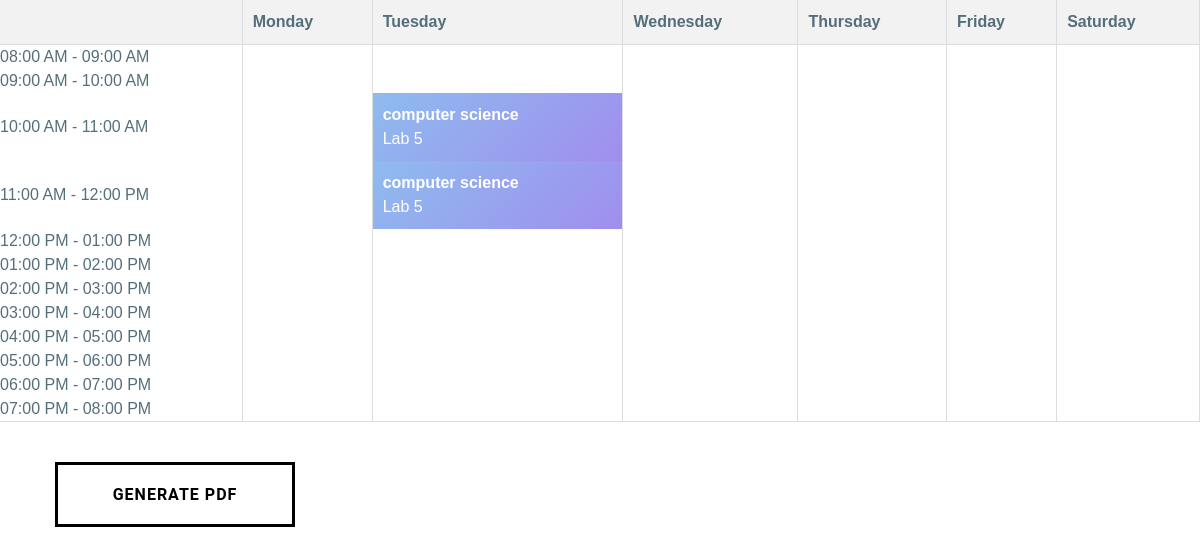
The app's page /timetable/1/ (signed in), older data.
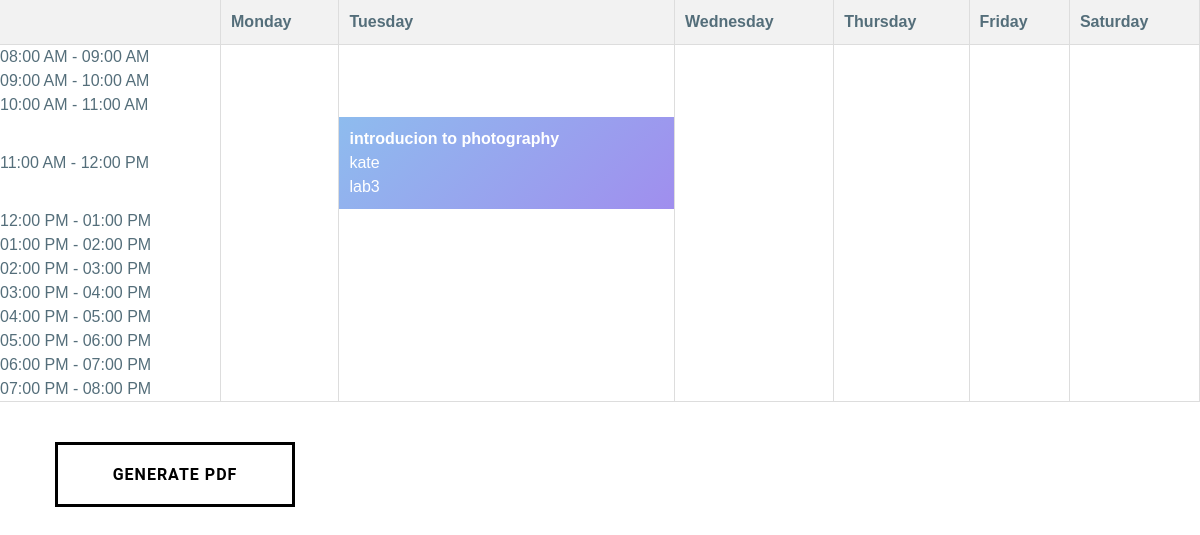
The same page, newer data.
### timetableapp/models.py (models this page shows, shortened)
class Activity(models.Model):
    ACTIVITY_TYPE = (
        ('Fixed', 'Fixed'),
        ('Replaceable', 'Replaceable')
    )
    WEEK_DAY = WEEK_DAY
    TIME_CHOICES = TIME_CHOICES
    activity_id = models.CharField(max_length=2000, primary_key=True)
    activity_type = models.CharField(max_length=2000, null=True, choices=ACTIVITY_TYPE)
    lecturer_id = models.ForeignKey(Lecturer, null=True, on_delete=models.CASCADE)
    classroom_id = models.ForeignKey(Classroom,null=True, on_delete=models.CASCADE)
    course_id = models.ForeignKey(Course, null=True, on_delete=models.CASCADE)
    class_id = models.ForeignKey(Class,null=True, on_delete=models.CASCADE)
    day = models.CharField(max_length=20, choices=WEEK_DAY)
    start_time = models.CharField(max_length=10, choices=TIME_CHOICES)
    end_time = models.CharField(max_length=10, choices=TIME_CHOICES)

class Class(models.Model):
    WEEK_DAY = WEEK_DAY
    TIME_CHOICES = TIME_CHOICES
    class_id = models.IntegerField(primary_key=True)
    class_name = models.CharField(max_length=2000, null=True)
    week_day = MultiSelectField(max_length=2000, choices=WEEK_DAY, max_choices=7)
    start_time = models.CharField(max_length=10, choices=TIME_CHOICES)
    end_time = models.CharField(max_length=10, choices=TIME_CHOICES)

class Classroom(models.Model):
    CLASSRoom_TYPE = (
        ('Theory', 'Theory'),
        ('Lab', 'Lab')
    )
    classroom_id = models.IntegerField(primary_key=True)
    classroom_name = models.CharField(max_length=2000, null=True)
    classroom_type = models.CharField(max_length=2000, null=True, choices=CLASSRoom_TYPE)

class Lecturer(models.Model):
    lecturer_id = models.CharField(max_length=2000,primary_key=True)
    first_name=models.CharField(max_length=2000, null=False)
    last_name=models.CharField(max_length=2000,null=False)
    email=models.EmailField(max_length=20,unique=True)
    password=models.CharField(max_length=128)
    working_hours = models.IntegerField(null=False)
    available_hours = models.IntegerField(null=False)

### timetableapp/views.py (the view)
# urls.py: path('timetable/<str:id>/', views.TimeTableView, name='timetable')
@login_required(login_url='login')
def TimeTableView(request, id):
    try:
        class_ = Class.objects.get(class_id=id)
        activities = Activity.objects.filter(class_id=id)
        time_format = '%I:%M %p'  # Use '%H:%M' if times are in 24-hour format
        try:
            start_time = datetime.strptime(class_.start_time, time_format)
            end_time = datetime.strptime(class_.end_time, time_format)
        except ValueError:
            messages.error(request, 'Time format error in class schedule. Please ensure times are in 12-hour format (e.g., 01:00 PM).')
            return render(request, 'timetableapp/TimeTable.html', {
                'section': class_,
                'activities': activities
            })
        add_1_hr = lambda time: (datetime.strptime(time, '%I:%M %p') + timedelta(hours=1)).strftime('%I:%M %p')
        time_choices = [
            {
                "start": start,
                "stop": add_1_hr(start),
                "range": f'{start} - {add_1_hr(start)}'
            }
            for start, _ in Activity.TIME_CHOICES[:-1]
        ]
        context = {
            'section': class_,
            'activities': activities,
            'time_choices': time_choices
        }
        return render(request, 'timetableapp/TimeTable_Updated.html', context)
    except Class.DoesNotExist:
        messages.error(request, 'Class does not exist.')
        sections = Class.objects.all()
        context = {'sections': sections}
        return render(request, 'timetableapp/ClassTable.html', context)

### timetableapp/templates/timetableapp/TimeTable_Updated.html (shortened to what this page needs)
{% load static %}
<!DOCTYPE html>
<html lang="en">
<head>
    <link href="{% static 'css/style.css' %}" rel="stylesheet">
    <link href="{% static 'css/tables.css' %}" rel="stylesheet">
    <link href="{% static 'css/add.css' %}" rel="stylesheet">
    <link rel="stylesheet" href="https://maxcdn.bootstrapcdn.com/bootstrap/4.5.0/css/bootstrap.min.css">
    <link rel="stylesheet" href="https://stackpath.bootstrapcdn.com/font-awesome/4.7.0/css/font-awesome.min.css">
</head>
<body>
    <table class="timetable" id="pdftimetable">
        <thead>
            <tr>
                <th></th>
                {% for day, _ in section.WEEK_DAY %}
                <th>{{ day }}</th>
                {% endfor %}
            </tr>
        </thead>
        <tbody>
            {% for time in time_choices %}
            <tr>
                <td>{{ time.range }}</td>
                {% for day, _ in section.WEEK_DAY %}
                    {% cycle 'cyan' 'blue' 'orange' 'pink' 'green' 'purple' as background silent %}
                    <td>
                    {% for activity in activities %}
                        {% if activity.day == day %}
                            {% if time.start == activity.start_time or time.stop == activity.end_time %}
                                <div class="timetable-entry accent-{{background}}-gradient">
                                    <p style="font-size: 1rem; color: white; font-weight: 600;">{{ activity.class_id.class_name }}</p>
                                    <p style="font-size: 1rem; color: white;">{{ activity.lecturer_id.first_name }}</p>
                                    <p style="font-size: 1rem; color: white; text-align: left;">
                                        {{ activity.classroom_id.classroom_name }}
                                    </p>
                                </div>
                            {% endif %}
                        {% endif %}
                    {% endfor %}
                    </td>
                {% endfor %}
            </tr>
            {% endfor %}
        </tbody>
    </table>
    <button id="cmd" class="button">Generate PDF</button>
</body>
</html>

Row changes from the older to the newer data that the page shows:
removed Activity: class_id.class_name "computer science", classroom_id.classroom_name "Lab 5"
added Activity: class_id.class_name "introducion to photography", lecturer_id.first_name "kate", classroom_id.classroom_name "lab3"
